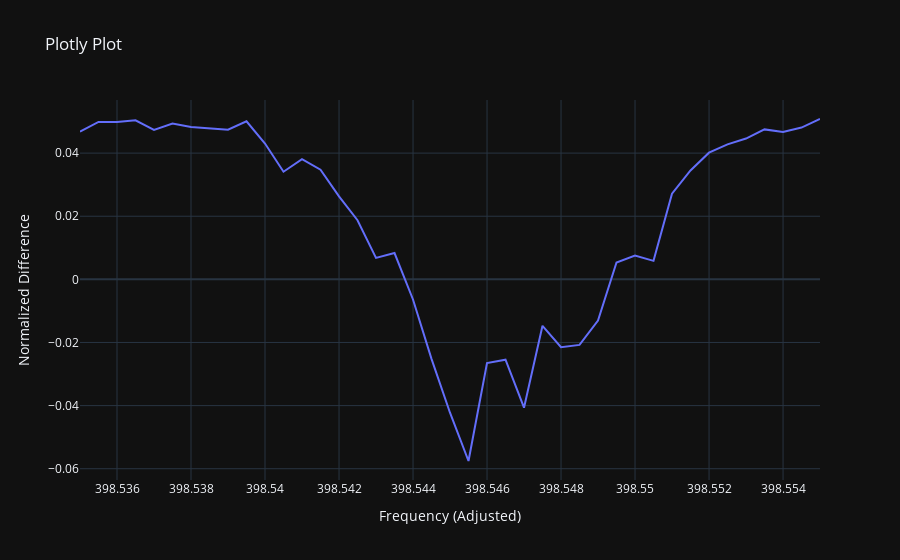

Notebook code for this chart:
### Code cell
import plotly.graph_objects as go

# Assuming freq_actual, on, and off are defined arrays
trace = go.Scatter(
    x=freq_actual * 24,  # Multiply frequency by 24 for x-axis
    y=(on - off) / off,  # Compute y-axis values
    mode='lines',  # Line plot
    name='Plot'
)

# Create the figure
fig = go.Figure(trace)

# Customize layout (optional)
fig.update_layout(
    title="Plotly Plot",
    xaxis_title="Frequency (Adjusted)",
    yaxis_title="Normalized Difference",
    template="plotly_dark"
)

# Show the figure
fig.show()

### Figure 1 — Plotly figure (JSON) as saved in the notebook; plotly's stock layout.template omitted (floating-point values rounded to 4 significant figures)
{"data": [{"mode": "lines", "name": "Plot", "type": "scatter", "x": [398.5, 398.5, 398.5, 398.5, 398.5, 398.5, 398.5, 398.5, 398.5, 398.5, 398.5, 398.5, 398.5, 398.5, 398.5, 398.5, 398.5, 398.5, 398.5, 398.5, 398.5, 398.5, 398.5, 398.5, 398.5, 398.5, 398.5, 398.5, 398.5, 398.5, 398.5, 398.6, 398.6, 398.6, 398.6, 398.6, 398.6, 398.6, 398.6, 398.6, 398.6], "y": [0.0468, 0.04986, 0.04983, 0.05041, 0.04738, 0.04936, 0.04827, 0.04796, 0.04743, 0.05009, 0.04303, 0.0341, 0.03808, 0.03474, 0.02629, 0.01873, 0.006802, 0.00834, -0.006373, -0.02518, -0.04226, -0.05755, -0.0265, -0.02546, -0.04065, -0.01472, -0.0215, -0.02078, -0.01305, 0.005331, 0.007515, 0.00587, 0.02713, 0.03449, 0.04013, 0.04276, 0.04461, 0.04751, 0.04673, 0.04809, 0.05081]}], "layout": {"title": {"text": "Plotly Plot"}, "xaxis": {"title": {"text": "Frequency (Adjusted)"}}, "yaxis": {"title": {"text": "Normalized Difference"}}}}
